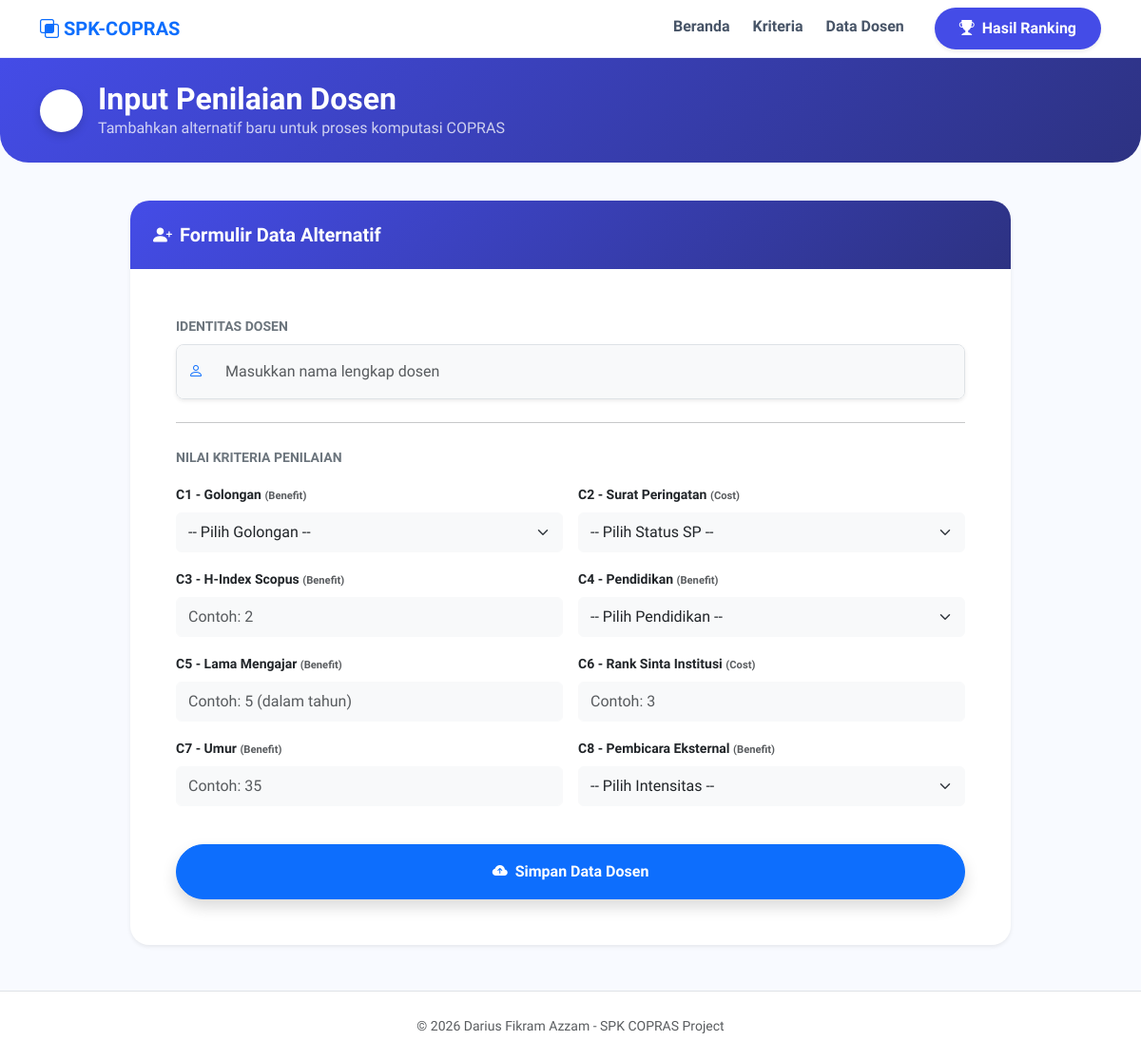
The app's page /tambah_dosen.php with its own data.
### tables this page shows
CREATE TABLE `kriteria` (
  `id_kriteria` int(11) NOT NULL AUTO_INCREMENT,
  `kode_kriteria` varchar(5) DEFAULT NULL,
  `nama_kriteria` varchar(50) DEFAULT NULL,
  `bobot` float DEFAULT NULL,
  `jenis` enum('benefit','cost') DEFAULT NULL,
  PRIMARY KEY (`id_kriteria`)
);

### tambah_dosen.php (the view, shortened to what this page needs)
<?php include 'koneksi.php'; include 'header.php'; ?>
<div class="hero-bg py-4 mb-0" style="border-radius: 0 0 30px 30px;">
    <div class="container text-white d-flex align-items-center">
        <a href="data_dosen.php" class="btn back-btn rounded-circle me-3 shadow-sm" style="width: 45px; height: 45px; display: flex; align-items: center; justify-content: center;">
            <i class="bi bi-arrow-left fs-5 text-white"></i>
        </a>
        <div>
            <h2 class="fw-bold mb-0">Input Penilaian Dosen</h2>
            <p class="opacity-75 mb-0">Tambahkan alternatif baru untuk proses komputasi COPRAS</p>
        </div>
    </div>
</div>
<div class="container" style="margin-top: 40px;">
    <div class="row justify-content-center">
        <div class="col-lg-10">
            <div class="custom-card card border-0 shadow-sm mb-5">
                <div class="card-header-custom p-4">
                    <h5 class="mb-0 fw-bold"><i class="bi bi-person-plus-fill me-2"></i>Formulir Data Alternatif</h5>
                </div>
                <div class="card-body p-4 p-md-5">
                    <form action="simpan_dosen.php" method="POST">
                        <div class="mb-4">
                            <label class="form-label fw-bold text-secondary small text-uppercase">Identitas Dosen</label>
                            <div class="input-group shadow-sm rounded-3 overflow-hidden border">
                                <span class="input-group-text bg-light border-0"><i class="bi bi-person text-primary"></i></span>
                                <input type="text" name="nama_dosen" class="form-control border-0 bg-light py-3" placeholder="Masukkan nama lengkap dosen" required>
                            </div>
                        </div>
                        <hr class="my-4 opacity-25">
                        <label class="form-label fw-bold text-secondary small text-uppercase mb-3">Nilai Kriteria Penilaian</label>
                        <div class="row g-3 mb-4">
                            <?php
                            $q_kriteria = mysqli_query($conn, "SELECT * FROM kriteria ORDER BY kode_kriteria ASC");
                            while($rk = mysqli_fetch_assoc($q_kriteria)):
                                $kode = $rk['kode_kriteria'];
                                $nama = strtolower($rk['nama_kriteria']);
                            ?>
                            <div class="col-md-6">
                                <label class="form-label small fw-semibold text-dark">
                                    <?= $kode; ?> - <?= $rk['nama_kriteria']; ?>
                                    <span class="text-muted" style="font-size: 0.7rem;">(<?= ucfirst($rk['jenis']); ?>)</span>
                                </label>
                                <?php
                                if (strpos($nama, 'golongan') !== false): ?>
                                    <select name="nilai[<?= $kode; ?>]" class="form-select border-light bg-light py-2" required>
                                        <option value="" selected disabled>-- Pilih Golongan --</option>
                                    </select>
                                <?php elseif (strpos($nama, 'sp') !== false || strpos($nama, 'peringatan') !== false): ?>
                                    <select name="nilai[<?= $kode; ?>]" class="form-select border-light bg-light py-2" required>
                                        <option value="" selected disabled>-- Pilih Status SP --</option>
                                    </select>
                                <?php elseif (strpos($nama, 'pendidikan') !== false): ?>
                                    <select name="nilai[<?= $kode; ?>]" class="form-select border-light bg-light py-2" required>
                                        <option value="" selected disabled>-- Pilih Pendidikan --</option>
                                    </select>
                                <?php elseif (strpos($nama, 'pembicara') !== false): ?>
                                    <select name="nilai[<?= $kode; ?>]" class="form-select border-light bg-light py-2" required>
                                        <option value="" selected disabled>-- Pilih Intensitas --</option>
                                    </select>
                                <?php else:
                                    $placeholder = "Input nilai...";
                                    if (strpos($nama, 'umur') !== false) $placeholder = "Contoh: 35";
                                    if (strpos($nama, 'mengajar') !== false) $placeholder = "Contoh: 5 (dalam tahun)";
                                    if (strpos($nama, 'sinta') !== false) $placeholder = "Contoh: 3";
                                    if (strpos($nama, 'h-index') !== false) $placeholder = "Contoh: 2";
                                ?>
                                    <input type="number" step="0.01" name="nilai[<?= $kode; ?>]" class="form-control border-light bg-light py-2" placeholder="<?= $placeholder; ?>" required>
                                <?php endif; ?>
                            </div>
                            <?php endwhile; ?>
                        </div>
                        <div class="pt-3">
                            <button type="submit" class="btn btn-primary w-100 rounded-pill py-3 fw-bold shadow">
                                <i class="bi bi-cloud-arrow-up-fill me-2"></i>Simpan Data Dosen
                            </button>
                        </div>
                    </form>
                </div>
            </div>
        </div>
    </div>
</div>
<footer class="text-center py-4 text-muted mt-auto bg-white border-top">
    <small>&copy; 2026 Darius Fikram Azzam - SPK COPRAS Project</small>
</footer>

### header.php (style rules this page uses)
:root { --primary-gradient: linear-gradient(135deg, #444ce7 0%, #2d3282 100%); --glass-bg: rgba(255, 255, 255, 0.9); }
body { font-family: 'Plus Jakarta Sans', sans-serif; background-color: #f8faff; color: #1d2939; min-height: 100vh; }
.custom-card { background: #ffffff; border: none; border-radius: 20px; box-shadow: 0 10px 25px rgba(68, 76, 231, 0.05); transition: 0.3s; }
.card-header-custom { background: var(--primary-gradient); color: white; border-radius: 20px 20px 0 0 !important; padding: 20px; border: none; }
.hero-bg { background: var(--primary-gradient); border-radius: 0 0 40px 40px; padding: 80px 0 120px; color: white; margin-bottom: -80px; }
.back-btn { background: #ffffff !important; color: #444ce7 !important; border: none !important; transition: all 0.3s ease; display: flex; align-items: center; justify-content: center; box-shadow: 0 4px 10px rgba(0, 0, 0, 0.15) !important; }

### records on screen
kriteria: kode_kriteria "C1", nama_kriteria "Golongan", jenis "Benefit"
kriteria: kode_kriteria "C2", nama_kriteria "Surat Peringatan", jenis "Cost"
kriteria: kode_kriteria "C3", nama_kriteria "H-Index Scopus", jenis "Benefit", nama_kriteria "Contoh: 2"
kriteria: kode_kriteria "C4", nama_kriteria "Pendidikan", jenis "Benefit"
kriteria: kode_kriteria "C5", nama_kriteria "Lama Mengajar", jenis "Benefit", nama_kriteria "Contoh: 5 (dalam tahun)"
kriteria: kode_kriteria "C6", nama_kriteria "Rank Sinta Institusi", jenis "Cost", nama_kriteria "Contoh: 3"
kriteria: kode_kriteria "C7", nama_kriteria "Umur", jenis "Benefit", nama_kriteria "Contoh: 35"
kriteria: kode_kriteria "C8", nama_kriteria "Pembicara Eksternal", jenis "Benefit"
